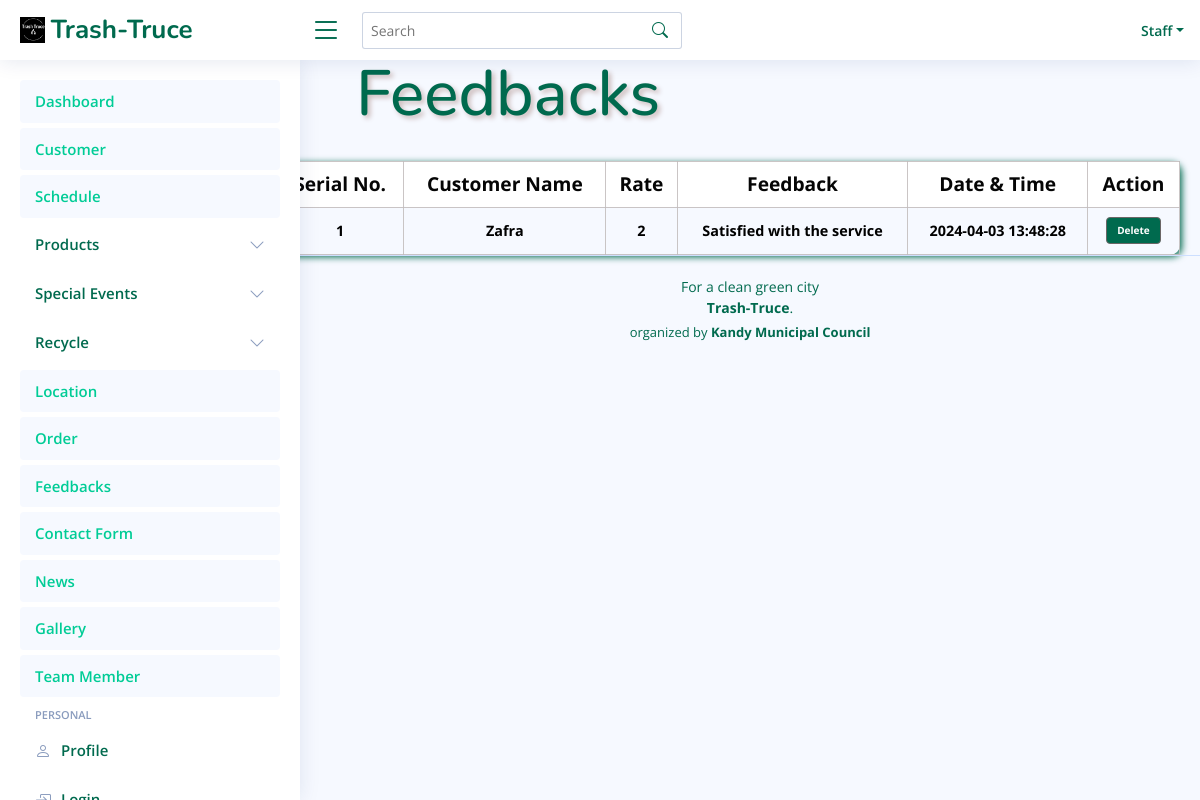
/staff_TrashTruce/Feedback.php (signed in), run on the app's committed database.
### tables this page shows
CREATE TABLE `feedback` (
  `ID` int(11) NOT NULL,
  `Name` text NOT NULL,
  `Rating` int(11) NOT NULL,
  `Feedback` text NOT NULL,
  `Date` timestamp NOT NULL DEFAULT current_timestamp() ON UPDATE current_timestamp()
);

### FO/feedback.php (called while the page is built, shortened)
<?php
class Feedback
{
    public static function GetFeedbacks()
    {
        try {
            $query = "SELECT `ID`, `Name`, `Rating`, `Feedback`, `Date` FROM `feedback`";
            $conn = Conn::GetConnection();
            $result = $conn->query($query);
            $feedbacks = array();
            foreach ($result->fetchAll() as $r) {
                $feedback = new Feedback();
                $feedback->ID = $r['ID'];
                $feedback->name = $r['Name'];
                $feedback->rate = $r['Rating'];
                $feedback->feed = $r['Feedback'];
                $feedback->date = $r['Date'];
                array_push($feedbacks, $feedback);
            }
            return $feedbacks;
        } catch (Exception $th) {
            throw $th;
        }
    }
}
?>

### staff_TrashTruce/Feedback.php (the view, shortened to what this page needs)
<?php
include('../FO/feedback.php');
?>
<!DOCTYPE html>
<html lang="en">
<head>
    <link rel="stylesheet" href="assets/css/View.css">
</head>
<body>
    <div>
        <?php
        include "Header.php";
        ?>
    </div>
    <div class="main">
        <div class="colorbar">
            <h1>Feedbacks</h1>
        </div>
        <div class="intro">
            <table>
                <tr>
                    <th>Serial No.</th>
                    <th>Customer Name</th>
                    <th>Rate</th>
                    <th>Feedback</th>
                    <th>Date & Time</th>
                    <th>Action</th>
                </tr>
                <?php
                if (isset($_GET['search']) && !empty($_GET['search'])) {
                    $search = $_GET['search'];
                    $feedbacks = Feedback::SearchFeedbacks($search);
                } else {
                    $feedbacks = Feedback::GetFeedbacks();
                }
                if (!empty($feedbacks)) {
                    foreach ($feedbacks as $index => $feedback) {
                ?>
                <tr>
                    <td><?php echo $index + 1; ?></td>
                    <td><?php echo $feedback->name; ?></td>
                    <td><?php echo $feedback->rate; ?></td>
                    <td><?php echo $feedback->feed; ?></td>
                    <td><?php echo $feedback->date; ?></td>
                    <td>
                        <a href="deleteFeedback.php?id=<?php echo $feedback->ID; ?>" onclick="return confirm('Are you sure you want to delete this Feedback?');" class="btnDlt">Delete</a>
                    </td>
                </tr>
                <?php
                    }
                } else {
                ?>
                <tr>
                    <td colspan="6">No feedbacks Details Found</td>
                </tr>
                <?php
                }
                ?>
            </table>
        </div>
    </div>
    <div>
    </div>
</body>
</html>

### staff_TrashTruce/assets/css/View.css (style rules this page uses)
body { font-family: "Open Sans", sans-serif; background: #f6f9ff; color: #444444; }
.main { padding: 0; }
.colorbar h1 { color: #006A4E; font-family: "Nunito", sans-serif; padding: 20px; text-shadow: 3px 3px 5px rgb(204, 188, 188); margin-left: 50px; font-size: 4em; margin-left: 28%; margin-top: 3%; }
.intro { margin-top: 0px; margin-left: 23%; margin-right: 20px; }
table { width: 100%; border-collapse: collapse; color: rgb(5, 5, 5); border-radius: 10px; box-shadow: 2px 2px 7px #006A4E; border-radius: 10px; }
table th { border: 1px solid #c2bcbcdd; border-radius: 2px; padding: 8px; text-align: center; font-size: 1.2em; }
table td { border: 1px solid #c2bcbcdd; border-radius: 2px; padding: 8px; text-align: center; color: black; font-size: 0.9em; font-weight: bold; }
table th { background-color:white }
.btnDlt { background-color: #006A4E; border: 1px solid rgb(107, 102, 102); color: white; padding: 5px 10px; text-align: center; text-decoration: none; display: inline-block; font-size: 10px; font-weight: bold; font-family: "Open Sans", sans-serif; margin: 1.5px 0.8px; cursor: pointer; border-radius: 4px; }

### staff_TrashTruce/assets/css/style.css (style rules this page uses)
:root { scroll-behavior: smooth; }
body { font-family: "Open Sans", sans-serif; background:#f6f9ff; color: #444444; }
a { color: #00cc96; text-decoration: none; }
h1, h2, h3, h4, h5, h6 { font-family: "Nunito", sans-serif; }
@media (min-width: 1200px) { #main, #footer { margin-left: 300px; } }
.footer { padding: 20px 0; font-size: 14px; transition: all 0.3s; border-top: 1px solid #cddfff; }
.footer .copyright { text-align: center; color: #006A4E; }
.footer .credits { padding-top: 5px; text-align: center; font-size: 13px; color: #006A4E; }

### data on the page
feedback: Name "Zafra", Rating "2", Feedback "Satisfied with the service", Date "2024-04-03 13:48:28"
